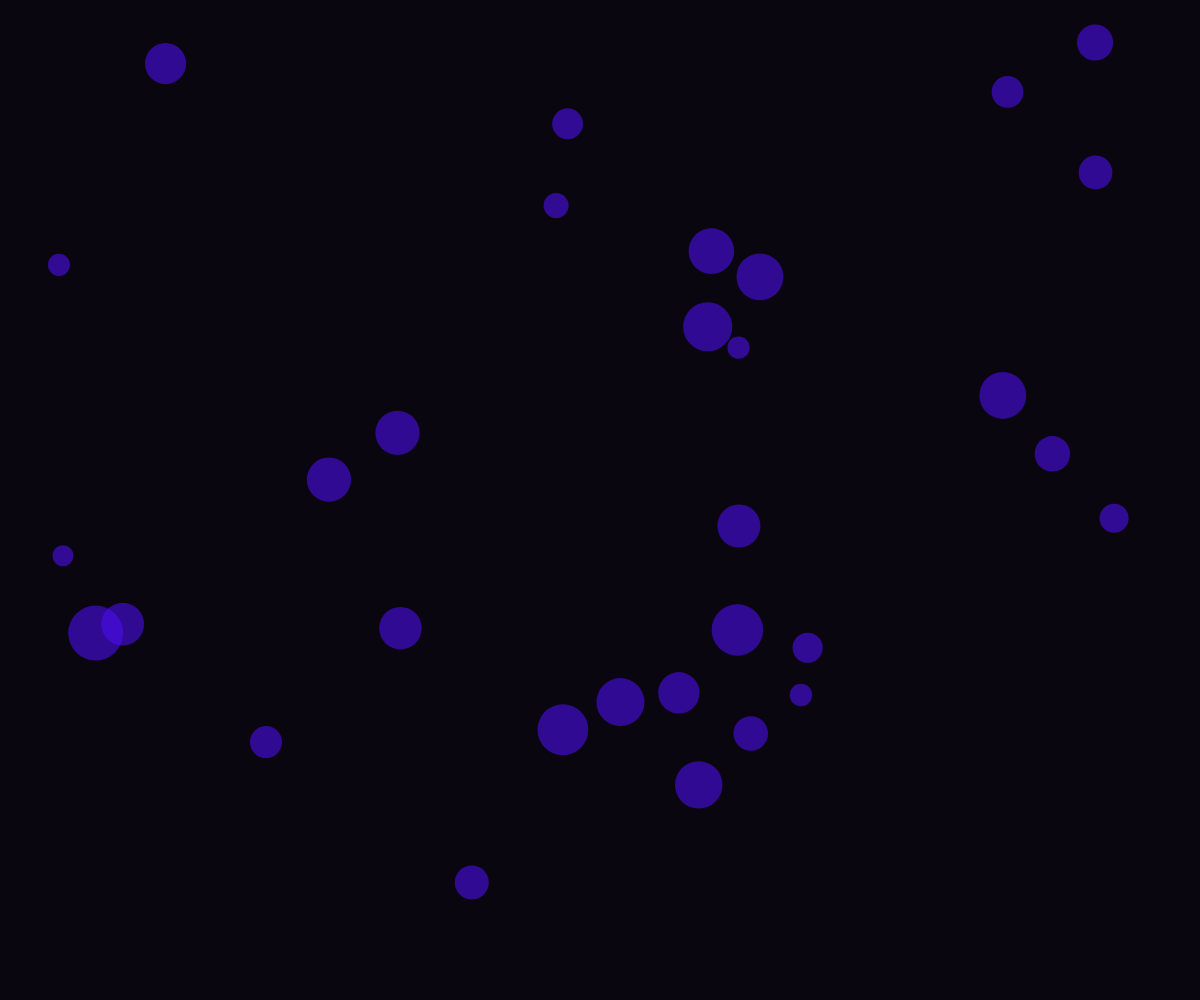
Frame 1 (no input)
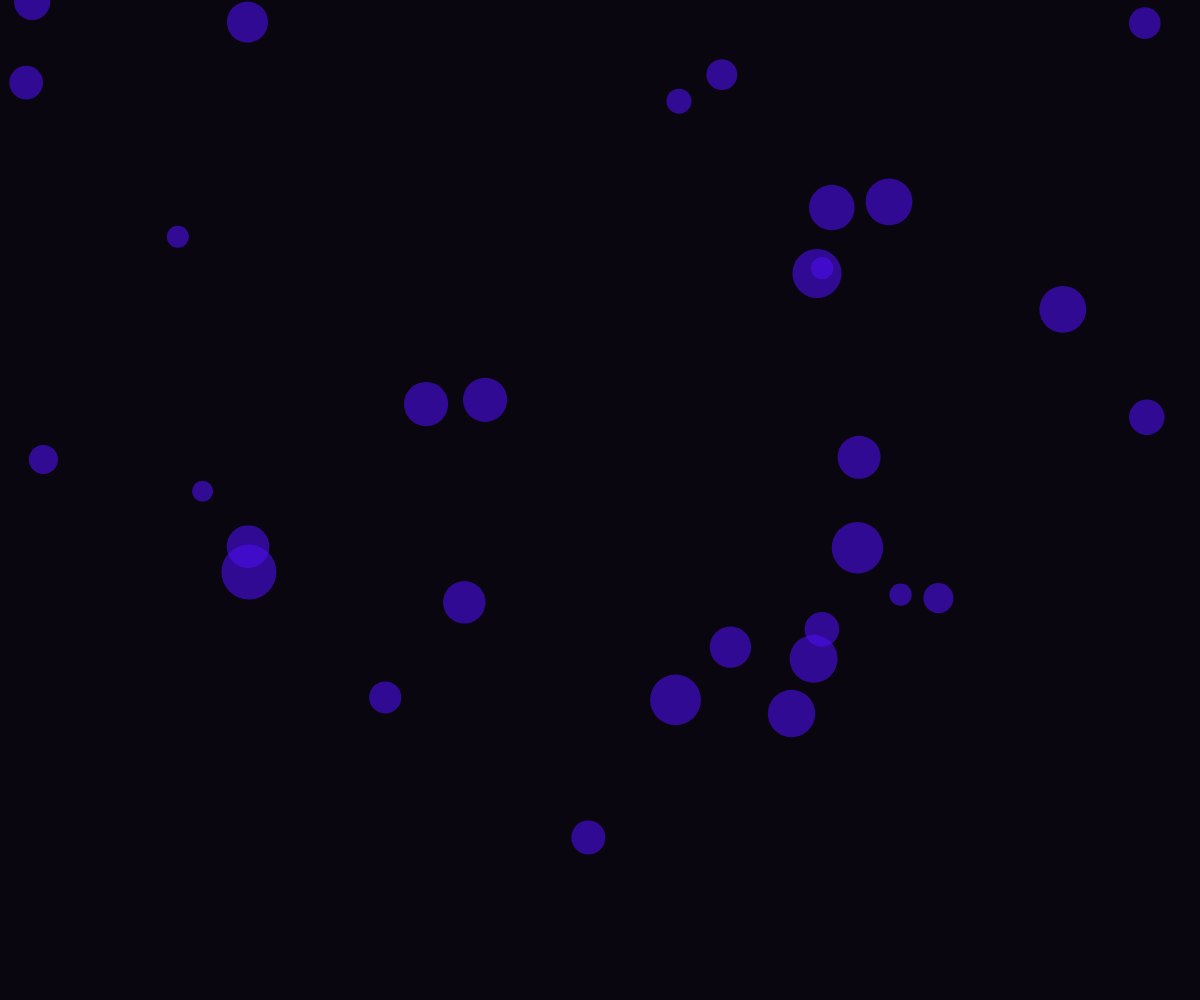
Frame 60 (no input)
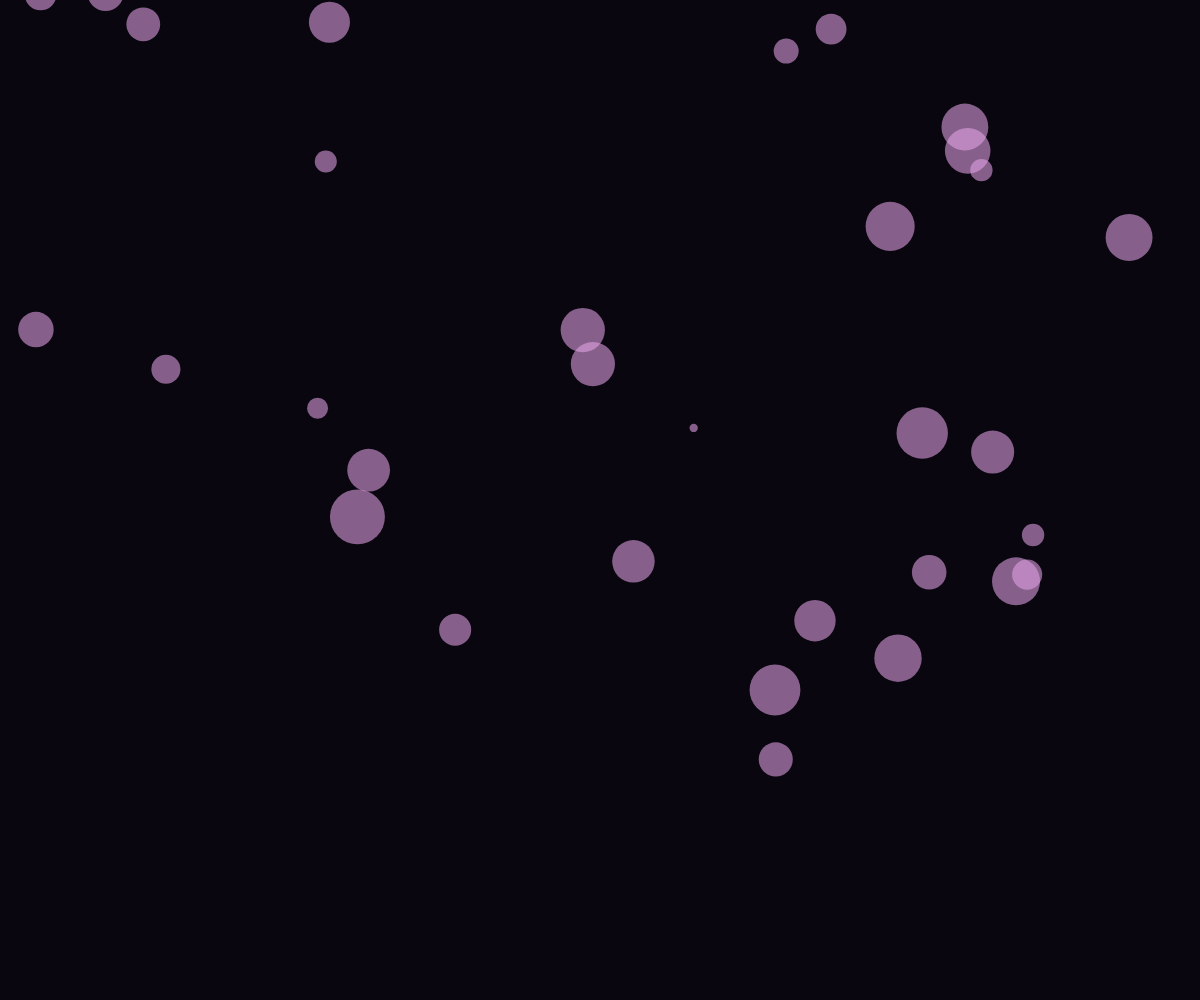
Frame 120 (the mouse pressed at the canvas centre since frame 60)

The p5.js sketch that drew these frames (run headless with seeded random() and noise() and a simulated clock; from frame 60 on, the mouse is pressed at the canvas centre):

// p5.js sketch
// ── sketch.js
let bubbles = [];
let addBubbles = [];

function setup() {
	let rand = random(18, 35);
	createCanvas(windowWidth, windowHeight);
	for(let i = 0; i <= rand; i++){
		bubbles[i] = new Bubble(random(30, windowWidth-30), random(30, windowHeight-20), random(20, 55), random(255), random(255), random(255), random(0, 225));
	}
}

function mousePressed() {
	let rand = random(8, 15);
	let b = new Bubble(mouseX, mouseY, rand, random(255),random(255),random(255),random(100, 255));
	addBubbles.push(b);

}

function draw() {
	background(9, 6, 15);
//bubbleOne
	for(let i = 0; i < bubbles.length; i++){
		bubbles[i].show();
		bubbles[i].move();
		bubbles[i].edge();
	}

//addBubble
	for (let j = 0; j < addBubbles.length; j++){
		addBubbles[j].show();
		addBubbles[j].move();
		addBubbles[j].edge();
	}
}


class Bubble {
	constructor (tempX, tempY, rayonX, r, g, b, a) {
		this.x = tempX;
		this.y = tempY;
		this.q =	rayonX;
		fill(this.r = r, this.g = g, this.b = b, this.a = a);
	}

	move() {
		this.x += random(-5, 9);
		this.y += random(-7, 5);
	}

	show() {
		stroke(0);
		strokeWeight(0);
		ellipse(this.x, this.y, this.q);
	}

	edge () {
		if((this.x > windowWidth-30) || (this.x < 0)){
			this.x = random(-10, 3);
		}
		if((this.y > windowHeight-50) || (this.y < 16)){
			this.y = random(-10, 25);
		}
	}

}
